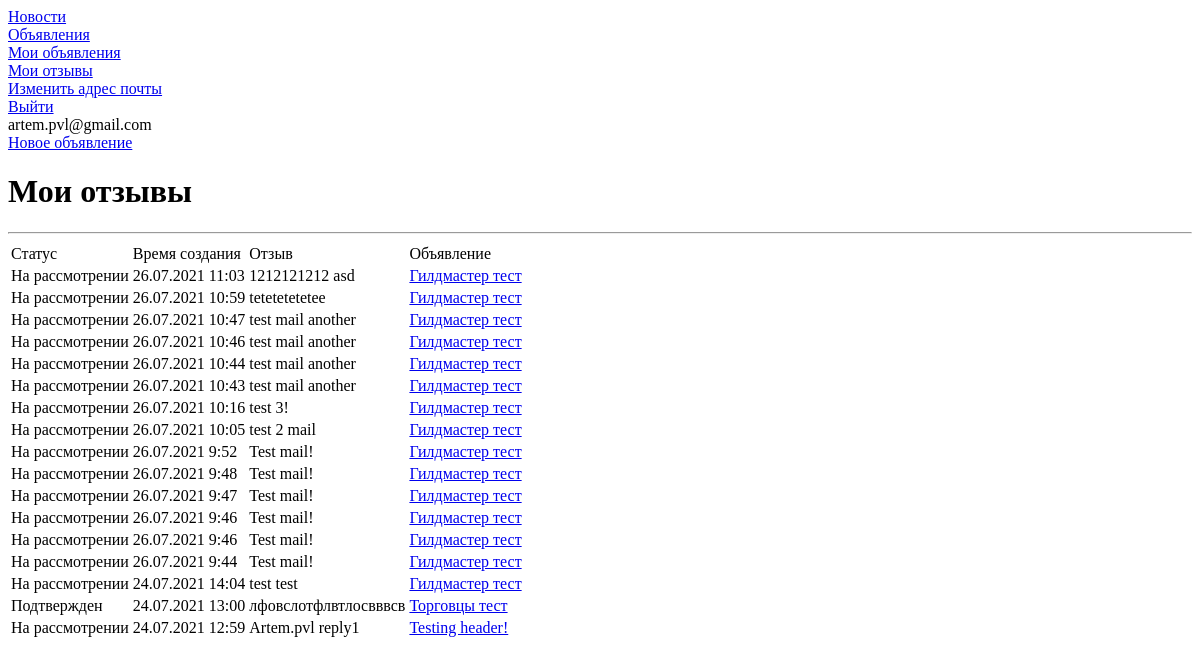
The page /board/reply (signed in) on the database as committed earlier.
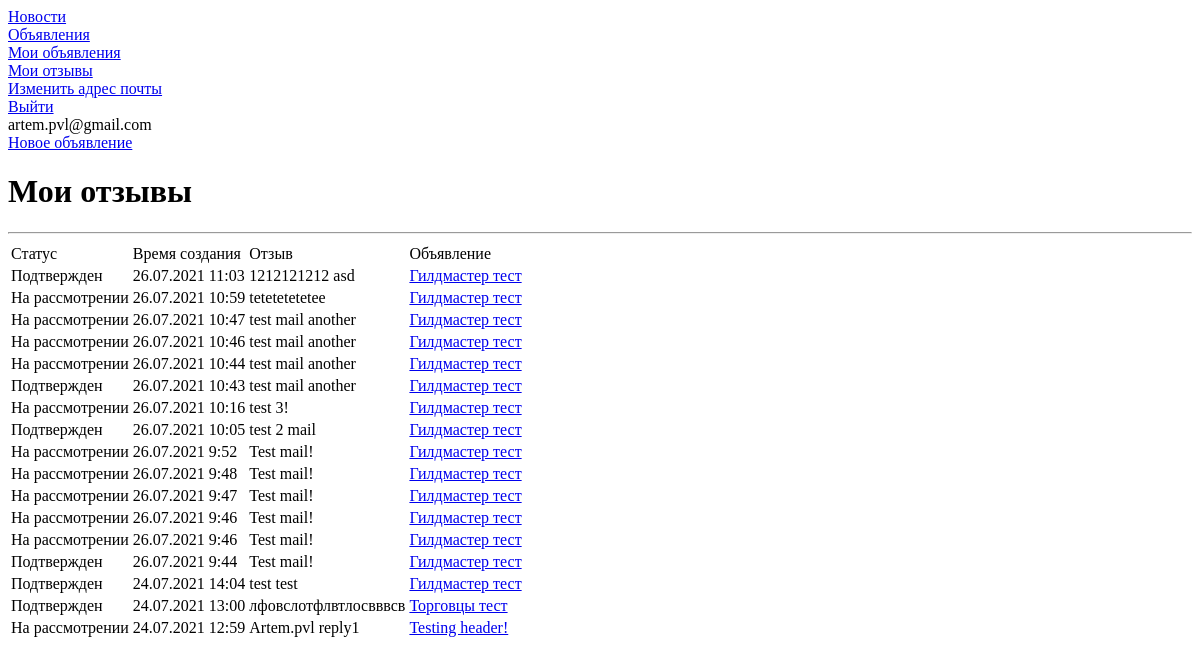
The same page on the database as committed later.
### board/models.py (models this page shows, shortened)
class Reply(models.Model):
    user_id = models.ForeignKey(auth.get_user_model(),
                                on_delete=models.CASCADE)
    ad_id = models.ForeignKey(Ad, on_delete=models.CASCADE)
    reply = models.TextField(default='')
    creation_time = models.DateTimeField(auto_now_add=True)
    is_approved = models.BooleanField(default=False)

class Ad(models.Model):
    user_id = models.ForeignKey(auth.get_user_model(),
                                on_delete=models.CASCADE)
    category_id = models.ForeignKey(Category, on_delete=models.CASCADE)
    header = models.CharField(max_length=255)
    ad = RichTextUploadingField(default='')
    creation_time = models.DateTimeField(auto_now_add=True)

### board/views.py (the view)
# urls.py: path('reply', ReplyList.as_view(), name='reply_list_view'),
class ReplyList(LoginRequiredMixin, ListView):
    model = Reply
    template_name = 'reply_list.html'
    context_object_name = 'reply_list'
    def get_context_data(self, **kwargs):
        context = super().get_context_data(**kwargs)
        context['reply_list'] = Reply.objects.\
            filter(user_id=self.request.user).order_by('-creation_time')
        return context

### board/models.py (called while the page is built)
def return_user_email(user):
    return user.email

### templates/reply_list.html (shortened to what this page needs)
{% extends 'flatpages/default.html' %}
{% block body %}
    <h1>Мои отзывы</h1>
    <hr>
    {% if reply_list %}
        <table>
            <thead>
                <tr>
                    <td>
                        Статус
                    </td>
                    <td>
                        Время создания
                    </td>
                    <td>
                        Отзыв
                    </td>
                    <td>
                        Объявление
                    </td>
                </tr>
            </thead>
                {% for reply in reply_list %}
                    <tr>
                        <td>
                            {% if reply.is_approved %}
                                Подтвержден
                            {% else %}
                                На рассмотрении
                            {% endif %}
                        </td>
                        <td>
                            {{ reply.creation_time|date:'d.m.Y G:i' }}
                        </td>
                        <td>
                            {{ reply.reply }}
                        </td>
                        <td>
                            <a href="{% url 'ad_detail_view' reply.ad_id.id %}">{{ reply.ad_id.header }}</a>
                        </td>
                    </tr>
                {% endfor %}
        </table>
    {% else %}
        <h2>Нет отзывов!</h2>
    {% endif %}
{% endblock body %}

Rows that differ between the two databases and show on the page:
changed Reply "1212121212 asd": is_approved "На рассмотрении" → "Подтвержден"
changed Reply (number 6 of 17 on the later page): is_approved "На рассмотрении" → "Подтвержден"
changed Reply "test 2 mail": is_approved "На рассмотрении" → "Подтвержден"
changed Reply (number 14 of 17 on the later page): is_approved "На рассмотрении" → "Подтвержден"
changed Reply "test test": is_approved "На рассмотрении" → "Подтвержден"
